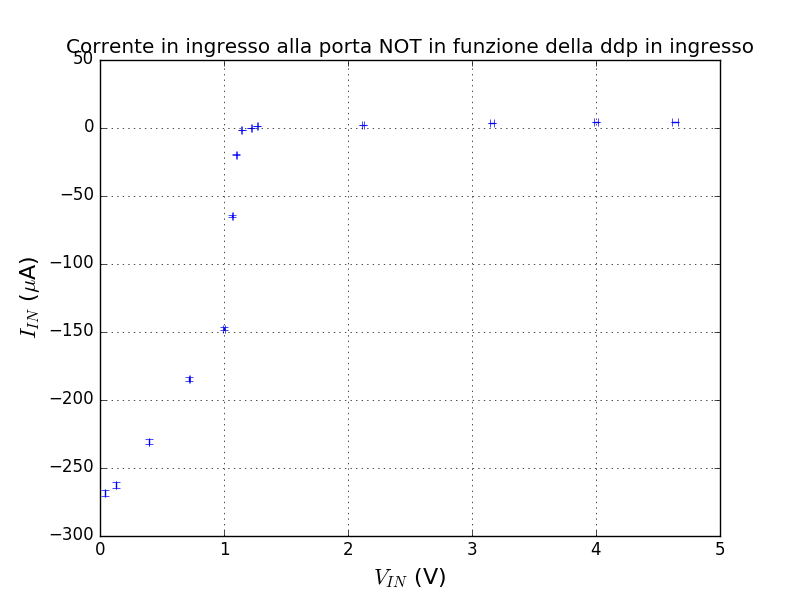

The script that drew this image:
import numpy
import pylab
from scipy.optimize import curve_fit
import math
import scipy.stats
from uncertainties import ufloat, unumpy

Vi, dVi, Ii, flag = pylab.loadtxt("C:\\Users\\marco\\Desktop\\Laboratorio3\\relazione10\\VinIin.txt", unpack = True)
dIi = 0.8/100*Ii
dVi =  Vi*0.5/100 
pylab.errorbar(Vi, Ii*1000, dIi*1000, dVi, marker = '', color = 'blue', linestyle = '')
pylab.title('Corrente in ingresso alla porta NOT in funzione della ddp in ingresso')
pylab.ylabel('$I_{IN}$ ($\mu$A)', fontsize = 16)
pylab.xlabel('$V_{IN}$ (V)', fontsize = 16)
pylab.grid()
pylab.show()
